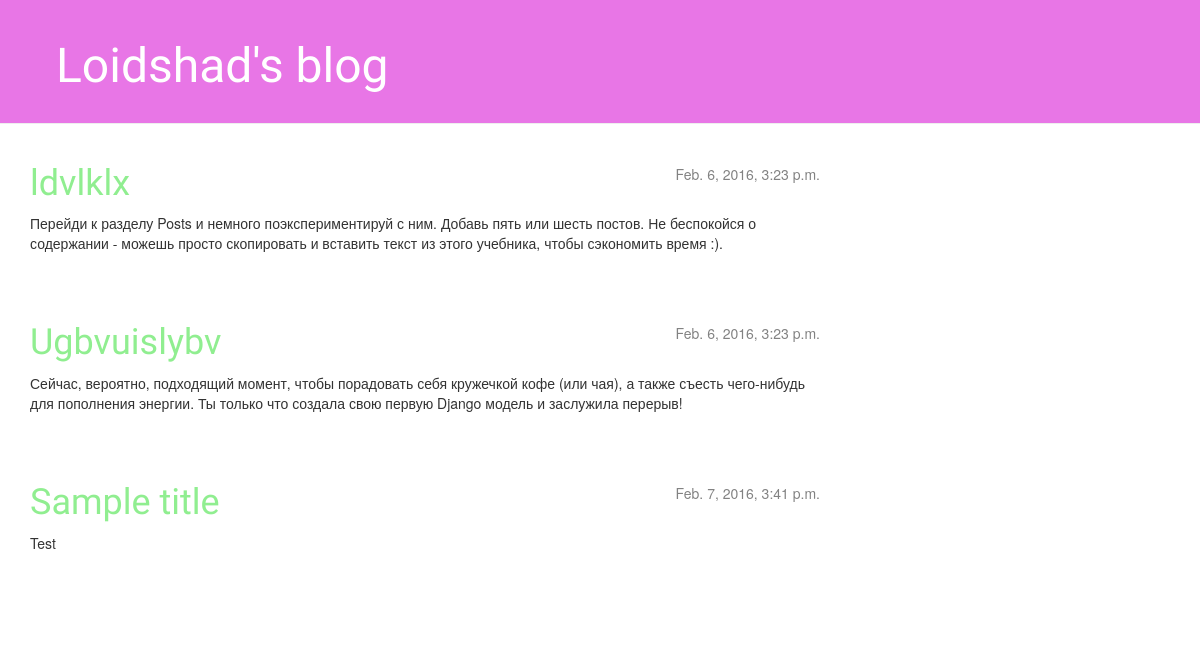
Before: / with the older database file.
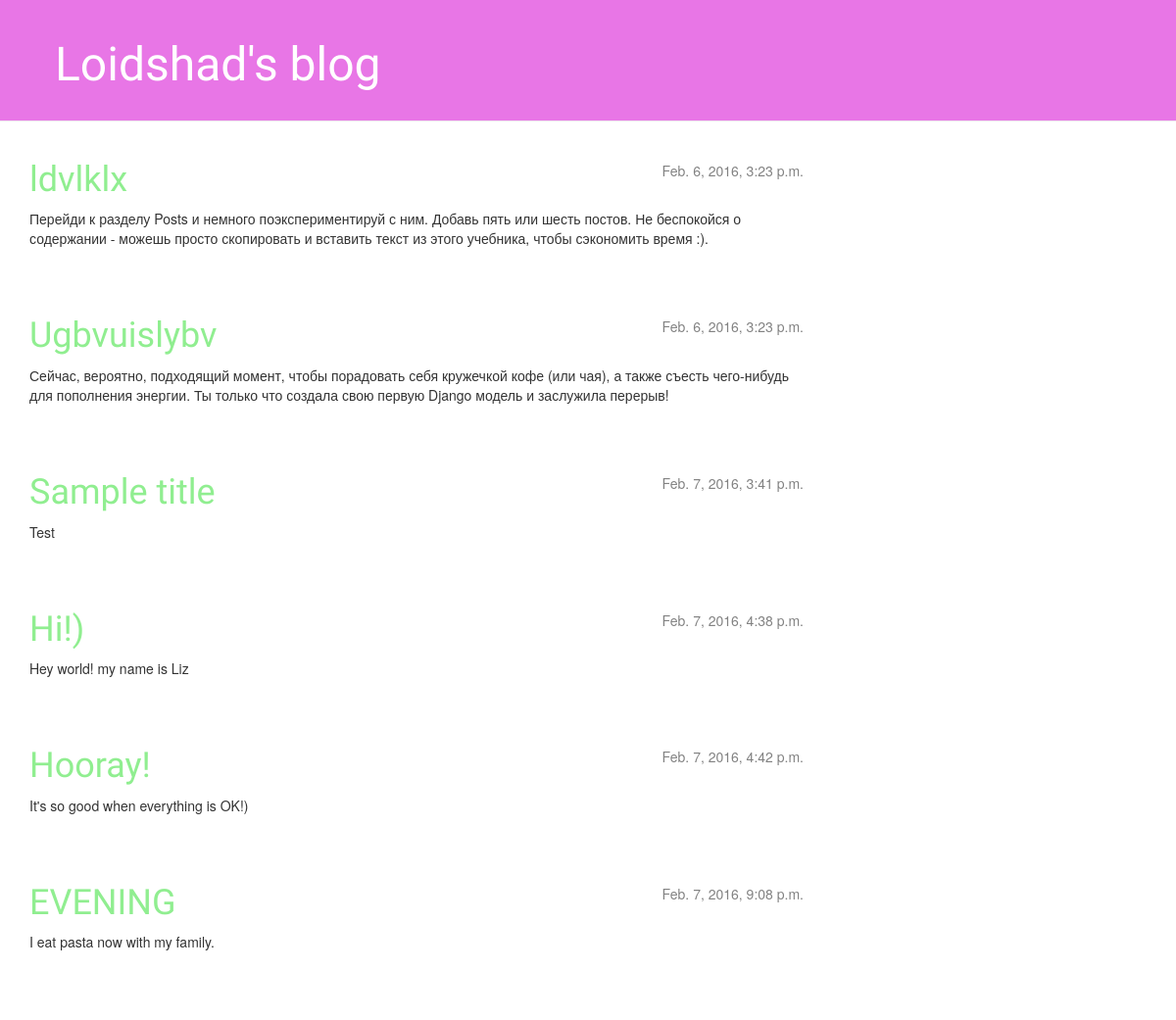
After: the same page with the newer database file.
### blog/models.py (models this page shows, shortened)
class Post(models.Model):
    author = models.ForeignKey('auth.User')
    title = models.CharField(max_length=200)
    text = models.TextField()
    created_date = models.DateTimeField(
            default=timezone.now)
    published_date = models.DateTimeField(
            blank=True, null=True)

### blog/views.py (the view)
# urls.py: url(r'^$', views.post_list, name='post_list'),
def post_list(request):
	posts = Post.objects.filter(published_date__lte=timezone.now()).order_by('published_date')
	return render(request, 'blog/post_list.html', {'posts': posts})

### blog/templates/blog/post_list.html
{% extends 'blog/base.html' %}
{% block content %}
    {% for post in posts %}
    <div class="post">
        <div class="date">
            {{ post.published_date }}
        </div>
        <h1><a href="{% url 'post_detail' pk=post.pk %}">{{ post.title }}</a></h1>
        <p>{{ post.text|linebreaks }}</p>
    </div>
    {% endfor %}
{% endblock content %}

### blog/templates/blog/base.html (shortened to what this page needs)
{% load staticfiles %}
    <html>
        <head>
            <link rel="stylesheet" href="//maxcdn.bootstrapcdn.com/bootstrap/3.2.0/css/bootstrap.min.css">
            <link rel="stylesheet" href="//maxcdn.bootstrapcdn.com/bootstrap/3.2.0/css/bootstrap-theme.min.css">
            <link rel="stylesheet" href="{% static 'css/blog.css' %}">
        </head>
        <body>
            <div class="page-header">
                <h1><a href="/">Loidshad's blog</a></h1>
            </div>
            <div class="content container">
                <div class="row">
                    <div class="col-md-8">
                        {% block content %}
                        {% endblock %}
                    </div>
                </div>
            </div>
        </body>
    </html>

### blog/static/css/blog.css (style rules this page uses)
body { padding-left: 15px; }
.page-header { background-color: #E876E6; margin-top: 0; margin-left: -15px; padding: 20px 20px 20px 40px; }
.page-header h1, .page-header h1 a, .page-header h1 a:visited, .page-header h1 a:active { color: #ffffff; font-size: 36pt; text-decoration: none; margin-left: 8px; }
.content { margin-left: 40px; }
h1, h2, h3, h4 { font-family: 'Lobster', cursive; }
.date { float: right; color: #828282; }
.post { margin-bottom: 70px; margin-left: -40px; }
.post h1 a, .post h1 a:visited { color: #90EE90; }

Changed rows visible on the page:
added Post: published_date "Feb. 7, 2016, 4:38 p.m.", title "Hi!)", text "Hey world! my name is Liz"
added Post: published_date "Feb. 7, 2016, 4:42 p.m.", title "Hooray!", text "It's so good when everything is OK!)"
added Post: published_date "Feb. 7, 2016, 9:08 p.m.", title "EVENING", text "I eat pasta now with my family."
